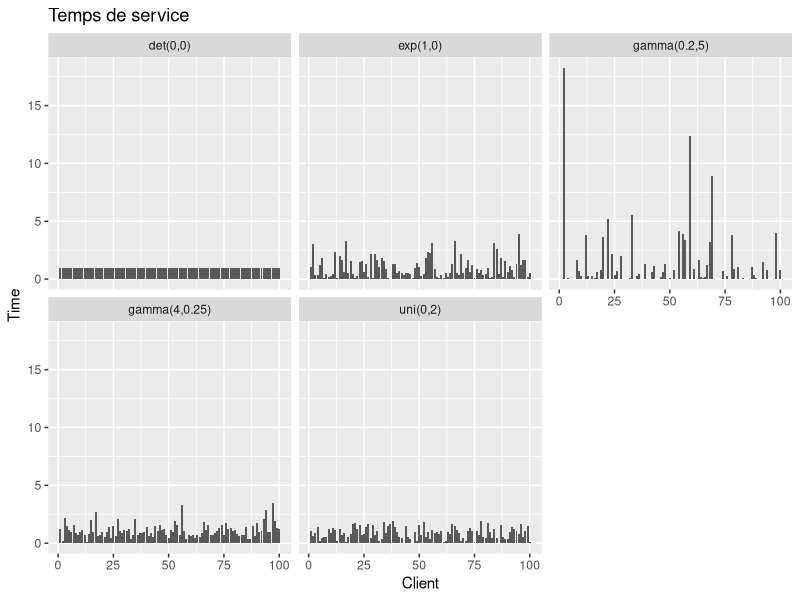
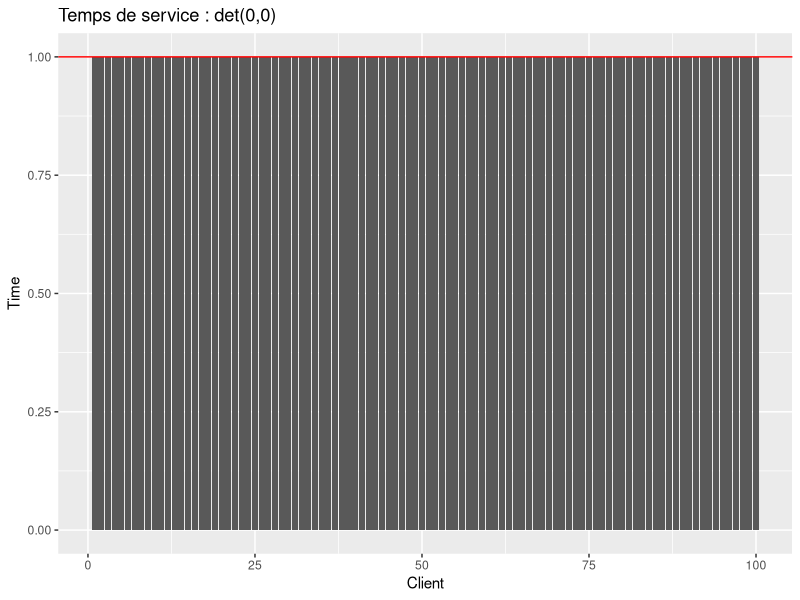
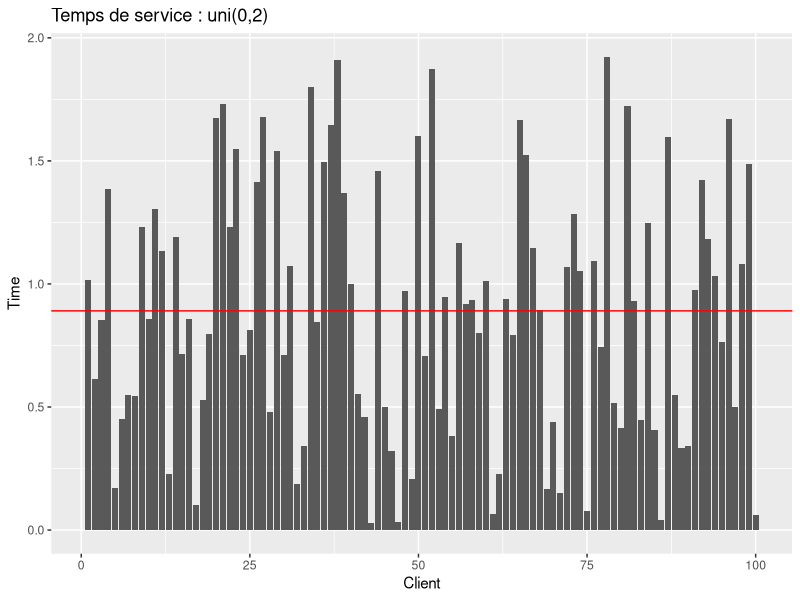
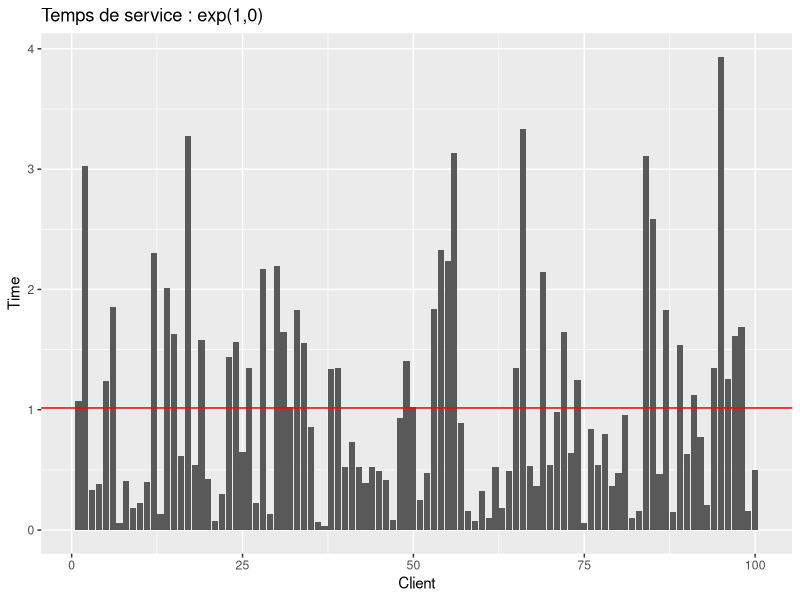
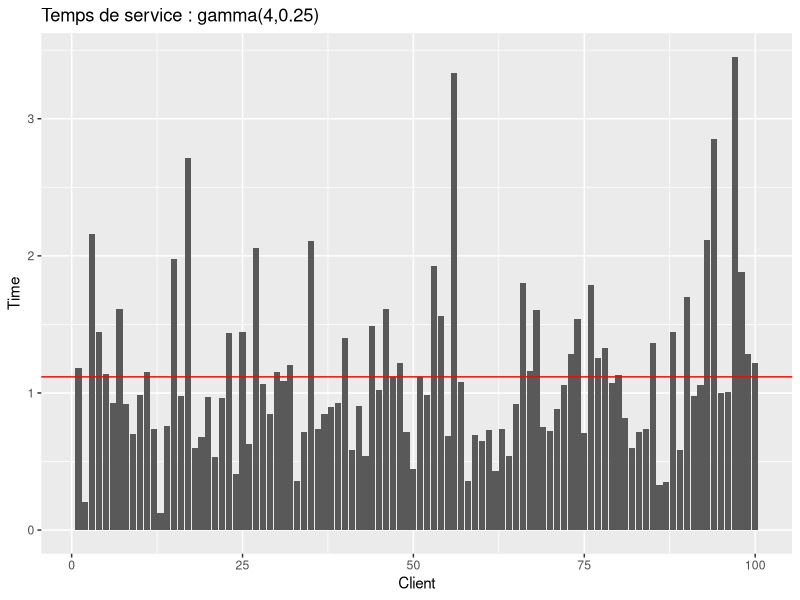
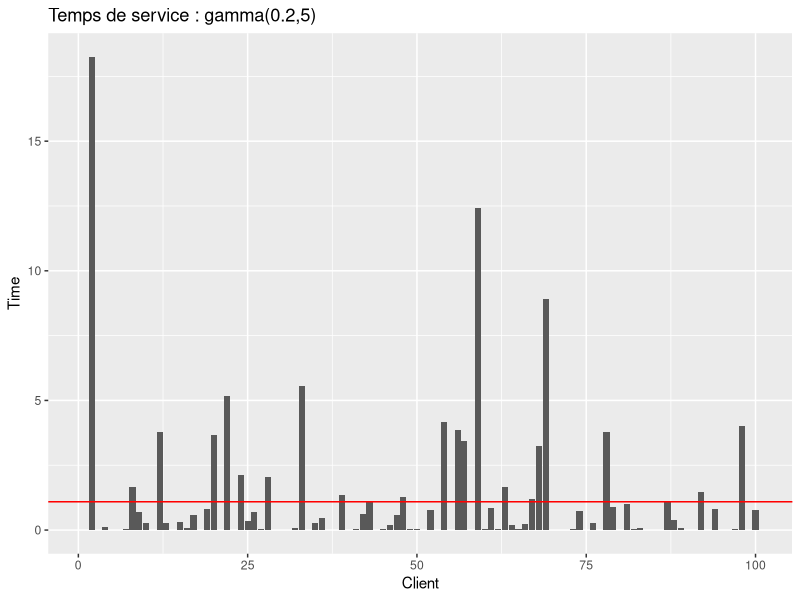
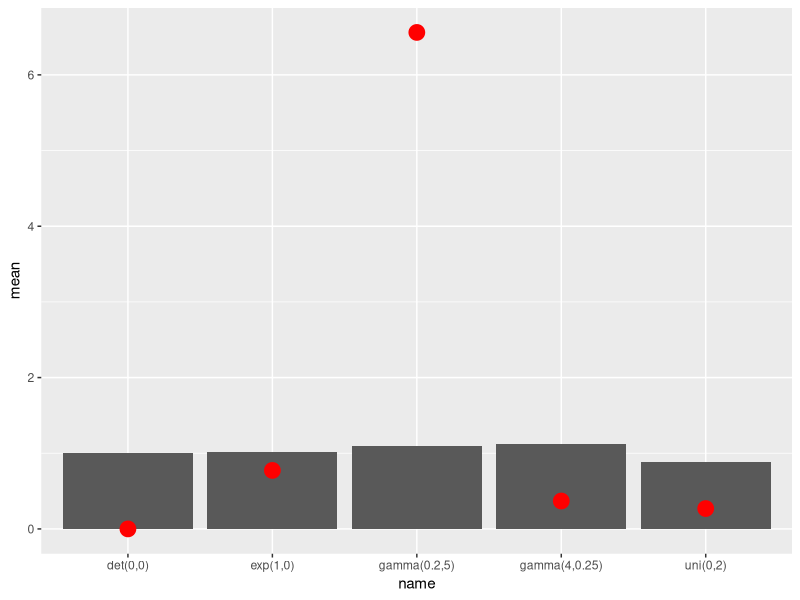
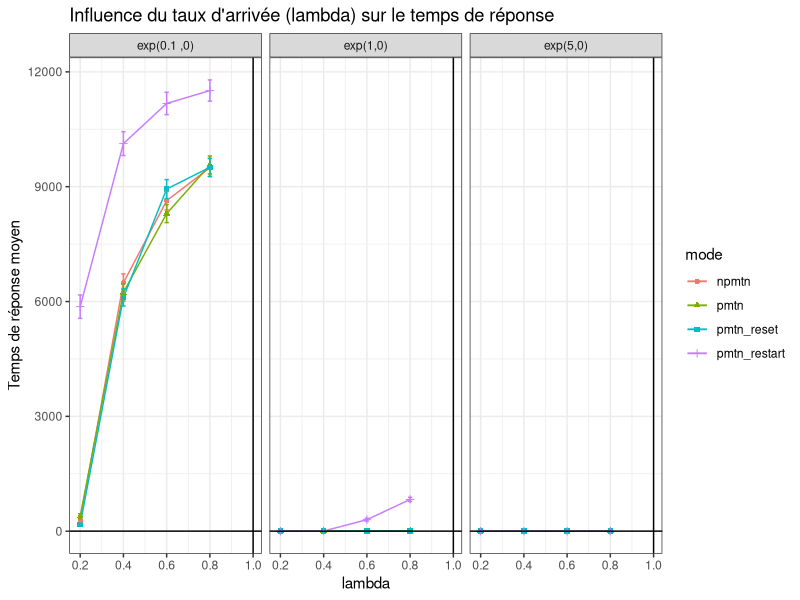

Reproduce these figures in R, in order.
## ---- chunk 1
options(warn=-1)
set.seed(10)
library(plyr)
library(ggplot2)

Service <- function(n=1,typeservice,x,y) {
# genere un temps de service
  switch(typeservice,
         det = rep(1,n),
         uni = runif(n,x,y),
         gamma = rgamma(n,shape=x,scale=y),
         exp = rexp(n,x)
         )
}

## ---- chunk 2
set.seed(10)

laws        = data.frame()
laws        = rbind(laws, data.frame(name="det(0,0)", fun="det", x=0, y=0))
laws        = rbind(laws, data.frame(name="uni(0,2)", fun="uni", x=0, y=2))
laws        = rbind(laws, data.frame(name="exp(1,0)", fun="exp", x=1, y=0))
laws        = rbind(laws, data.frame(name="gamma(4,0.25)", fun="gamma", x=4, y=0.25))
laws        = rbind(laws, data.frame(name="gamma(0.2,5)", fun="gamma", x=0.2, y=5))

n = 100
df = data.frame()

for (law in 1:nrow(laws)) {
  tmp = data.frame(value=Service(n, typeservice=as.character(laws[law,]$fun), laws[law,]$x, laws[law,]$y))
  tmp$id  = 1:length(tmp$value)  
  tmp$name = laws[law,]$name
  
  df = rbind(df, tmp)
}

## ---- chunk 3

ggplot(data=df, aes(x=id, y=value)) + 
  geom_bar(data=df,stat="identity", position="identity") + 
  #geom_hline(yintercept = mean(df$value), color="red") +
  facet_wrap(~name) +
  ylab("Time") + xlab("Client") + 
  ggtitle("Temps de service")


## ---- chunk 4

fun = df[df$name=="det(0,0)",]
ggplot(data=fun, aes(x=id, y=value)) + 
  geom_bar(data=fun,stat="identity", position="identity") + 
  geom_hline(yintercept = mean(fun$value), color="red") +
  ylab("Time") + xlab("Client") + 
  ggtitle(paste("Temps de service", as.character(fun[1,]$name), sep=" : "))

## ---- chunk 5

fun = df[df$name=="uni(0,2)",]
ggplot(data=fun, aes(x=id, y=value)) + 
  geom_bar(data=fun,stat="identity", position="identity") + 
  geom_hline(yintercept = mean(fun$value), color="red") +
  ylab("Time") + xlab("Client") + 
  ggtitle(paste("Temps de service", as.character(fun[1,]$name), sep=" : "))
## ---- chunk 6

fun = df[df$name=="exp(1,0)",]
ggplot(data=fun, aes(x=id, y=value)) + 
  geom_bar(data=fun,stat="identity", position="identity") + 
  geom_hline(yintercept = mean(fun$value), color="red") +
  ylab("Time") + xlab("Client") + 
  ggtitle(paste("Temps de service", as.character(fun[1,]$name), sep=" : "))
## ---- chunk 7

fun = df[df$name=="gamma(4,0.25)",]
ggplot(data=fun, aes(x=id, y=value)) + 
  geom_bar(data=fun,stat="identity", position="identity") + 
  geom_hline(yintercept = mean(fun$value), color="red") +
  ylab("Time") + xlab("Client") + 
  ggtitle(paste("Temps de service", as.character(fun[1,]$name), sep=" : "))
## ---- chunk 8

fun = df[df$name=="gamma(0.2,5)",]
ggplot(data=fun, aes(x=id, y=value)) + 
  geom_bar(data=fun,stat="identity", position="identity") + 
  geom_hline(yintercept = mean(fun$value), color="red") +
  ylab("Time") + xlab("Client") + 
  ggtitle(paste("Temps de service", as.character(fun[1,]$name), sep=" : "))

## ---- chunk 9
var(df[df$name=="gamma(4,0.25)",]$value)
mean(df[df$name=="gamma(4,0.25)",]$value)
## ---- chunk 10
var(df[df$name=="gamma(0.2,5)",]$value)
mean(df[df$name=="gamma(0.2,5)",]$value)
## ---- chunk 11
diff = ddply(df, c("name"), summarise, mean = mean(value), variance = var(value))
ggplot(diff, aes(x=name)) + 
  geom_bar(stat="identity", position="identity", aes(y=mean)) +
  geom_point(aes(y=variance), size=5, color="red") +
  geom_line(aes(y=variance))

## ---- chunk 12
FileLIFO <- function(n,lambda,typeservice,x,y,policy) {
    # simulates a M/GI/1 LIFO queue with different preemption policy
    # parameters:
    #    n :  total number of jobs
    #    lambda : arrival rate
    #    typeservice : service law (det uni gamma exp)
    #    x ,y : parameters of the service law
    #    policy: npmtn, pmtn, pmtn_restart, pmtn_reset
    # return value:
    #    vector with response time of each task assuming the queue is initially empty
    
    A <- rexp(n,lambda)         # inter arrival
    t1 <- cumsum(A)             # arrival dates
    t2 <- rep(NA,n)             # completion dates
    S <- Service(n,typeservice,x,y) # initial service times
    
    #### Variables that define the state of the queue
    t = 0               # current time
    remaining = rep(NA,n)  # how much work remains to do for each task
    running = NA        # index of the currently running task
    waiting = c()       # stack with tasks which have arrived and have not been completed yet
    next_arrival = 1    # index of the next task to arrive
    sys_vide = 0        # by curiosity let's count the number of times the system is empty
    sys_interrupted = 0 # by curiosity let's count the number of times the system is interrupted
    used = rep(0, n)    # by curiosity let's count the total of time used by a process (including its restart)
    #interrupted = data.frame()  # by curiosity let's save the preemptions for counting them later
    
    #### A few useful local functions 
    run_task = function() { # runs the last task of the waiting list
      #if there is still a process in the stack to run, we take the last one in
      if(length(waiting)>0) {
        running <<- waiting[length(waiting)] #it unstacks th e last one
        #we update the remaning time : it depends on the policy chosen
        remaining[running] <<- switch(policy,
                                      #the process restart from the beginning
                                      npmtn = S[running],
                                      
                                      #At first loop it takes S[running], but after remaining[running] is returned
                                      pmtn = min(S[running],remaining[running],na.rm=T),
                                      
                                      #the process restart from the beginning
                                      pmtn_restart = S[running],
                                      
                                      #the process restart with a shorter time
                                      pmtn_reset = Service(1,typeservice,x,y)
                                      )
        waiting <<- waiting[-length(waiting)] #renvoie le tableau privé de l'element a la position length(waiting) => le dernier element empilé
      }
    }

    push_task = function() { # insert the next_arrival-th task to the waiting list
                             # and run it if there is preemption
      if(policy != "npmtn") {
        if(!is.na(running)) {
          waiting <<- c(waiting,running) #it stacks the current process, if t==t1[next_arrival]
          #interrupted = rbind(interrupted, data.frame(id=running, when=t, remaining=remaining[running]))
        }
        running <<- NA
      }
      waiting <<- c(waiting,next_arrival)
      next_arrival <<- next_arrival+1 
      if(is.na(running)) { run_task() }
    }

    #### Main simulation loop
    while(TRUE) { 
      #dt is the time we will minus the remaning running process time
      # Look for next event
      dt = NA
      #have we reached the number max of process arrival ?
      if(next_arrival <=n) { dt = min(dt ,(t1[next_arrival]-t), na.rm=T ) } #dt=t1[..]-t it's a bit akward to take the min with dt because NA are deleted. Notice that t1[next_arrival]-t=dt is the next process arrival time - current time. So this is the elapsed time
      
      #is some process running ? if so, we finish executing it if its remainning time is lower than the delta time of the next arrival
      if(!is.na(running))  { dt = min(dt,remaining[running], na.rm=T) }
      
      #we've reached the max of process (no next arrival) and no process is running, we take off
      if(is.na(dt)) { break }
      
      # Update state
      t=t+dt
      if(!is.na(running)) {
        remaining[running] = remaining[running] - dt
        used[running] = used[running] + dt
        if(remaining[running]<=0) {
          t2[running] = t
          running = NA
          
          #it unstacks the last process and it launchs it depending on the policy chosen (resume, restart, restart with lower time), and affect remain[running] to the corresponding time service
          run_task()
        }
      }
      if((next_arrival<=n) & (t==t1[next_arrival])) {
        push_task() #insert the next_arrival-th task to the waiting list and run it if there is preemption
      }
      
    }
    
    #count the number of times the system is empty
    for(i in 2:n) {
      if ( t1[i]>t2[i-1]) {
        sys_vide = sys_vide + 1
      }
    }
    
    list (jobs = data.frame(arrival = t1, completion=t2, service=used, theoricService=S, response=(t2-t1)), 
          sys_vide = sys_vide)
}    

## ---- chunk 13

set.seed(10)
lambda_min  = 0.1
lambda_max  = 0.95
step        = 0.05
lambdas     = c(.2, .4, .6, .8) #seq(lambda_min, lambda_max, step)
n           = 5000
policies    = c("npmtn","pmtn", "pmtn_restart", "pmtn_reset")

laws        = data.frame()
laws        = rbind(laws, data.frame(name="exp(1,0)", fun="exp", x=1, y=0))
laws        = rbind(laws, data.frame(name="exp(5,0)", fun="exp", x=3, y=0))
laws        = rbind(laws, data.frame(name="exp(0.1 ,0)", fun="exp", x=0.2, y=0))

df = data.frame()
for(law in 1:nrow(laws)) {
  for(policy in policies){ 
    for(lambda in lambdas) {
        tmp=FileLIFO(n, lambda, typeservice=as.character(laws[law,]$fun), laws[law,]$x, laws[law,]$y, policy)$jobs
        tmp$mode = policy
        tmp$lambda = lambda
        tmp$id=1:length(tmp$arrival)
        tmp$law = laws[law,]$name
        df = rbind(df, tmp)
    }
  }
}

library(plyr)
res = ddply(df, c("law", "mode", "lambda"), summarize, n = length(response), responseM=mean(response), sd_response=sd(response))

## ---- chunk 14
ggplot(data=res, aes(x = lambda, y = responseM, color = mode, shape = mode)) + 
  geom_line() +
  geom_point() + 
  geom_errorbar(width = 0.02, aes(x = lambda, y = responseM, ymin = responseM - 2 * sd_response/sqrt(n), ymax = responseM + 2 * sd_response/sqrt(n))) + 
  geom_vline(xintercept = 1) +
  geom_hline(yintercept = 1) +
  theme_bw() +
  facet_wrap(~law) +
  xlab("lambda") +
  ylab("Temps de réponse moyen") +
  ggtitle("Influence du taux d'arrivée (lambda) sur le temps de réponse")

## ---- chunk 15

set.seed(10)
lambda_min  = 0.1
lambda_max  = 0.95
lambdas     = c(.2, .4, .6, .8) #seq(lambda_min, lambda_max, step)
step        = 0.05
n           = 10000
x           = 1
y           = 1
policies    = c("npmtn","pmtn", "pmtn_restart", "pmtn_reset")

df = data.frame()
for(policy in policies){ 
  for(lambda in lambdas) {
      route=FileLIFO(n, lambda, typeservice="exp", x, y, policy)
      tmp=route$jobs
      tmp$mode = policy
      tmp$lambda = lambda
      tmp$id=1:length(tmp$arrival)
      tmp$n = n
      tmp$sys_vide = route$sys_vide
      tmp$sys_interrupted=(tmp$n-tmp$sys_vide)
      df = rbind(df, tmp)
  }
}


library(plyr)
res = ddply(df, c("mode", "lambda", "n", "sys_vide", "sys_interrupted"), summarize, serviceM= mean(service), sd_service=sd(service), responseM=mean(response), sd_response=sd(response))

## ---- chunk 16

ggplot(data=res, aes(x = lambda, y = responseM, color = mode, shape = mode)) + 
  geom_line() +
  geom_point() + 
  geom_errorbar(width = 0.02, aes(x = lambda, y = responseM, ymin = responseM - 2 * sd_response/sqrt(n), ymax = responseM + 2 * sd_response/sqrt(n))) + 
  geom_vline(xintercept = 1) +
  geom_hline(yintercept = 1) +
  theme_bw() +
  xlab("lamba") +
  ylab("Temps de réponse moyen") +
  ggtitle("Influence du taux d'arrivée (lambda) sur le temps de réponse")
## ---- chunk 17
#mean = ddply(res, c("lambda"), summarize, sys_int= mean(sys_interrupted))
#geom_smooth(data=mean, (aes(y=sys_int)), method="lm")
res = res[res$mode != "npmtn",] #la maniere dont on compte le nombre de fois que le système est vide, font que les valeurs pour ce mode sont non significatives. En effet dans un diagramme d'exectution toute les requêtes se font à la suite.
ggplot(data=res, aes(x=lambda) )+
  geom_point(aes (y=(sys_interrupted), colour=(sys_interrupted), shape=mode)) +
  geom_smooth(data=res, (aes(y=sys_interrupted)), method="lm")+
  xlab("Lambda") +
  ylab("Le nombre de préemptions") +
  ggtitle("Le nombre de préemptions selon le débit d'inter arrivée (lambda) ")

## ---- chunk 18

set.seed(10)
lambda_min  = 0.1
lambda_max  = 0.95
lambdas     = c(.2, .4, .6, .8) #seq(lambda_min, lambda_max, step)
step        = 0.05
n           = 5000
policies    = c("npmtn","pmtn", "pmtn_restart", "pmtn_reset")

laws        = data.frame()
laws        = rbind(laws, data.frame(name="det(0,0)", fun="det", x=0, y=0))
laws        = rbind(laws, data.frame(name="uni(0,2)", fun="uni", x=0, y=2))
laws        = rbind(laws, data.frame(name="exp(1,0)", fun="exp", x=1, y=0))
laws        = rbind(laws, data.frame(name="gamma(4,0.25)", fun="gamma", x=4, y=0.25))
laws        = rbind(laws, data.frame(name="gamma(0.2,5)", fun="gamma", x=0.2, y=5))

df = data.frame()
for(law in 1:nrow(laws)) {
  for(policy in policies){ 
    for(lambda in lambdas) {
        tmp=FileLIFO(n, lambda, typeservice=as.character(laws[law,]$fun), laws[law,]$x, laws[law,]$y, policy)$jobs
        tmp$mode = policy
        tmp$lambda = lambda
        tmp$id=1:length(tmp$arrival)
        tmp$law = laws[law,]$name
        df = rbind(df, tmp)
    }
  }
}

library(plyr)
res = ddply(df, c("law", "mode", "lambda"), summarize, n = length(response), responseM=mean(response), sd_response=sd(response))

## ---- chunk 19
ggplot(data=res, aes(x = lambda, y = responseM, color = mode, shape = mode)) + 
  geom_line() +
  geom_point() + 
  geom_errorbar(width = 0.02, aes(x = lambda, y = responseM, ymin = responseM - 2 * sd_response/sqrt(n), ymax = responseM + 2 * sd_response/sqrt(n))) + 
  geom_vline(xintercept = 1) +
  geom_hline(yintercept = 1) +
  theme_bw() +
  facet_wrap(~law) +
  xlab("lambda") +
  ylab("Temps de réponse moyen") +
  ggtitle("Influence du taux d'arrivée (lambda) sur le temps de réponse")

## ---- chunk 20
ggplot(data=res, aes(x = lambda, y = responseM, color = mode, shape = mode)) + 
  geom_line() +
  geom_point() + 
  geom_errorbar(width = 0.02, aes(x = lambda, y = responseM, ymin = responseM - 2 * sd_response/sqrt(n), ymax = responseM + 2 * sd_response/sqrt(n))) + 
  geom_vline(xintercept = 1) +
  geom_hline(yintercept = 1) +
  ylim(0,20) + 
  xlim(0, 1) +
  theme_bw() +
  facet_wrap(~law) +
  xlab("lambda") +
  ylab("Temps de réponse moyen") +
  ggtitle("Influence du taux d'arrivée (lambda) sur le temps de réponse")

